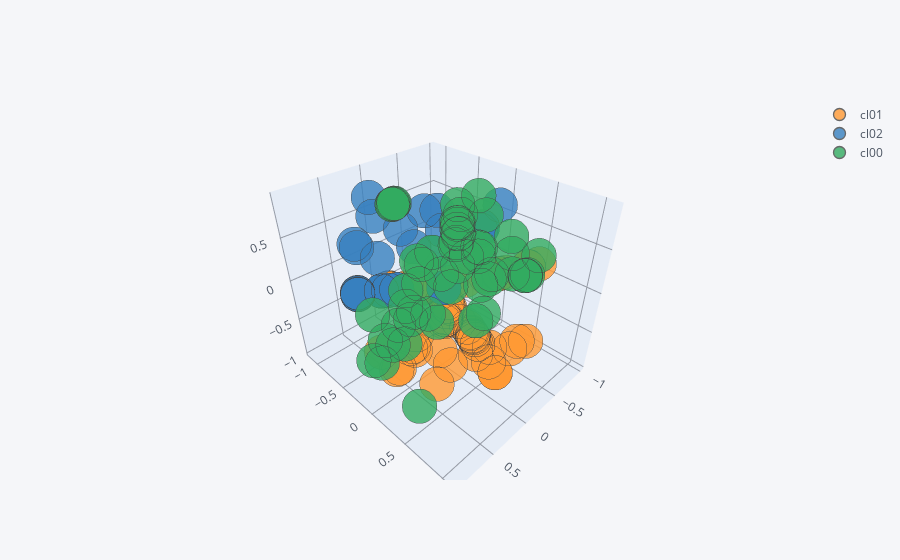

The notebook cell this image was saved under:
### Code cell
Xm.iplot(kind='scatter3d',
                               x='d1',
                               y='d2',
                               z='d3',
                               mode='markers',
                               categories='cl')
